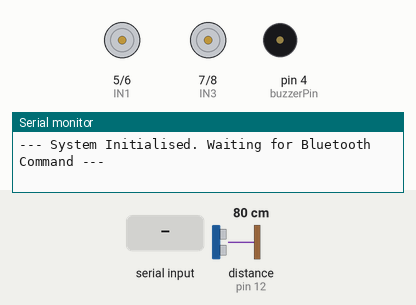
The sketch below on a simulated Arduino Uno, built with avr-gcc and run on an emulated ATmega328P. On the bench: motor-driver pin pairs drawn as motors (green arrow = first pin HIGH = forward, orange = second pin HIGH = backward, longer = more drive), buzzer (waves = sounding, pin HIGH), the last lines printed to the serial monitor. Wiring (inferred from the names in the program): ultrasonic range finder: trigger pin 10; echo pin 12. The test bench sets the inputs (shaded band); at power-on: distance to the obstacle (sensor on pin 12) 80 cm. The echo pulse lasts 58.3 µs per cm; pins used as bus, display or sensor lines are not drawn.

Above: at 1.2 s.
1.3 s: distance to the obstacle (sensor on pin 12) set to 23 cm
2.8 s: distance to the obstacle (sensor on pin 12) set to 20 cm
At 3.8 s:
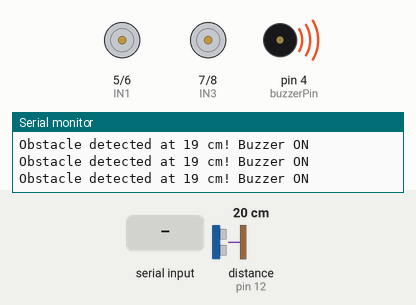
4.3 s: "U\n" received over the second serial link
At 4.8 s:
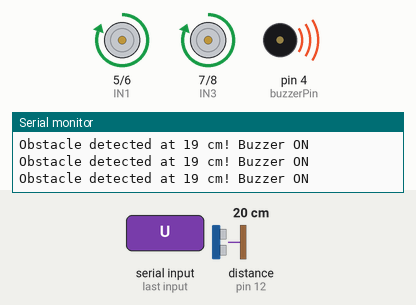
5.8 s: "D\n" received over the second serial link
At 7.0 s:
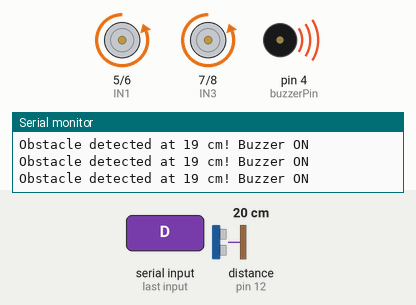
7.3 s: "L\n" received over the second serial link
At 8.3 s:
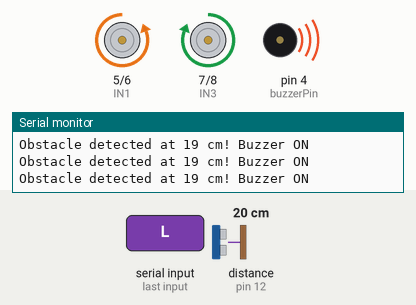
8.8 s: "R\n" received over the second serial link
At 9.4 s:
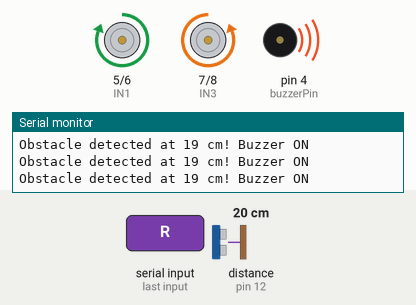
Timing chart, 0 to 11.3 s (numbered marks = the images above; inputs shaded):
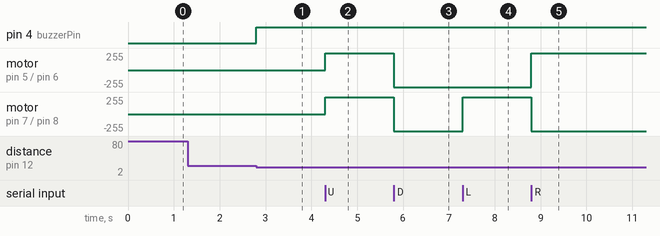

Measured:
- the behaviour switches between 22 and 21 cm on distance to the obstacle (sensor on pin 12) (found by bisection; images 0 and 1)
- after the input at 1.3 s, every drawn part: stays the same
- after the input at 2.8 s, pin 4 (buzzerPin): LOW → HIGH at once
- after the input at 4.3 s, motor on pin 5 (IN1) / pin 6 (IN2), motor on pin 7 (IN3) / pin 8 (IN4): stopped → forward 255/255 at once
- after the input at 5.8 s, motor on pin 5 (IN1) / pin 6 (IN2), motor on pin 7 (IN3) / pin 8 (IN4): forward 255/255 → backward 255/255 at once
- after the input at 7.3 s, motor on pin 7 (IN3) / pin 8 (IN4): backward 255/255 → forward 255/255 at once
- after the input at 8.8 s, motor on pin 5 (IN1) / pin 6 (IN2): backward 255/255 → forward 255/255 at once; motor on pin 7 (IN3) / pin 8 (IN4): forward 255/255 → backward 255/255 at once

The sketch:

Beep_Bluetooth_Car.ino
```cpp
#include <SoftwareSerial.h>

// Bluetooth Configuration (HC-05 TX -> D2, HC-05 RX -> D3)
SoftwareSerial Bluetooth(2, 3);

// Motor Driver Pins
const int IN1 = 5;
const int IN2 = 6;
const int IN3 = 7;
const int IN4 = 8;

// Ultrasonic Sensor Pins
const int trigPin = 10;
const int echoPin = 12;

// Buzzer Pin
const int buzzerPin = 4; // PUT IT IN D4 if it is external

// Obstacle detection settings
const int safetyDistance = 20; // cm
long duration;
int distance;

// Non-blocking timing for distance checks
unsigned long lastCheckTime = 0;
const int checkInterval = 100; // check distance every 100ms

void setup() {
  // Initialize Hardware Serial Monitor for debugging
  Serial.begin(9600);
  Serial.println("--- System Initialised. Waiting for Bluetooth Command ---");

  // Set motor control pins as outputs
  pinMode(IN1, OUTPUT);
  pinMode(IN2, OUTPUT);
  pinMode(IN3, OUTPUT);
  pinMode(IN4, OUTPUT);

  // Set ultrasonic pins
  pinMode(trigPin, OUTPUT);
  pinMode(echoPin, INPUT);

  // Set buzzer pin
  pinMode(buzzerPin, OUTPUT);

  // Start Bluetooth serial communication
  Bluetooth.begin(9600);
}

void loop() {
  // Check for incoming mobile Bluetooth data
  if (Bluetooth.available() > 0) {
    char command = Bluetooth.read();

    // Ignore hidden mobile carriage return formatting
    if (command != '\n' && command != '\r') {
      Serial.print("Received from phone: [");
      Serial.print(command);
      Serial.println("]");

      executeMovement(command);
    }
  }

  // Periodically check distance without blocking Bluetooth reads
  unsigned long currentTime = millis();
  if (currentTime - lastCheckTime >= checkInterval) {
    lastCheckTime = currentTime;
    distance = readDistance();

    if (distance <= safetyDistance && distance > 0) {
      Serial.print("Obstacle detected at ");
      Serial.print(distance);
      Serial.println(" cm! Buzzer ON");
      digitalWrite(buzzerPin, HIGH); // Buzzer beeps continuously while obstacle is close
    } else {
      digitalWrite(buzzerPin, LOW); // No obstacle, buzzer off
    }
  }
}

// Function to calculate ultrasonic distance
int readDistance() {
  digitalWrite(trigPin, LOW);
  delayMicroseconds(2);
  digitalWrite(trigPin, HIGH);
  delayMicroseconds(10);
  digitalWrite(trigPin, LOW);

  duration = pulseIn(echoPin, HIGH, 20000); // 20ms timeout to avoid blocking too long
  int cm = duration * 0.034 / 2;

  // If reading is out of range or timed out, return a large distance
  if (cm == 0) {
    return 400;
  }
  return cm;
}

void executeMovement(char command) {
  switch (command) {
    case 'U': // Forward
    case 'u':
      Serial.println("Action: Moving Forward (Continuous)");
      digitalWrite(IN1, HIGH);
      digitalWrite(IN2, LOW);
      digitalWrite(IN3, HIGH);
      digitalWrite(IN4, LOW);
      break;

    case 'D': // Backward
    case 'd':
      Serial.println("Action: Moving Backward (Continuous)");
      digitalWrite(IN1, LOW);
      digitalWrite(IN2, HIGH);
      digitalWrite(IN3, LOW);
      digitalWrite(IN4, HIGH);
      break;

    case 'L': // Turn Left
    case 'l':
      Serial.println("Action: Turning Left (Continuous)");
      digitalWrite(IN1, LOW);
      digitalWrite(IN2, HIGH);
      digitalWrite(IN3, HIGH);
      digitalWrite(IN4, LOW);
      break;

    case 'R': // Turn Right
    case 'r':
      Serial.println("Action: Turning Right (Continuous)");
      digitalWrite(IN1, HIGH);
      digitalWrite(IN2, LOW);
      digitalWrite(IN3, LOW);
      digitalWrite(IN4, HIGH);
      break;

    case 'C': // Stop
    case 'c':
    default:
      Serial.println("Action: Stopping Motors");
      digitalWrite(IN1, LOW);
      digitalWrite(IN2, LOW);
      digitalWrite(IN3, LOW);
      digitalWrite(IN4, LOW);
      break;
  }
}
```
